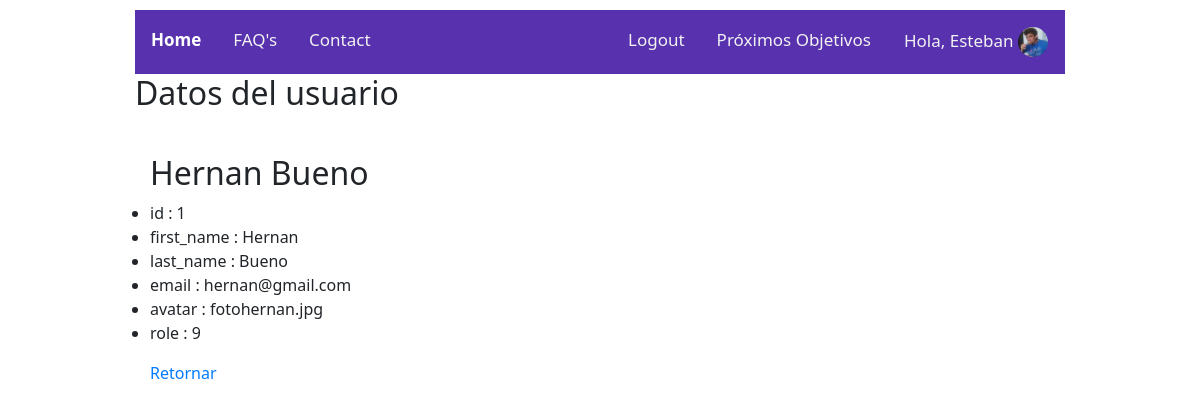
The app's page /mostrarUsuarioAdmin.php?id=1 (signed in) with its own data.
### tables this page shows
CREATE TABLE `users` (
  `id` int(10) unsigned NOT NULL AUTO_INCREMENT,
  `created_at` timestamp NULL DEFAULT NULL,
  `updated_at` timestamp NULL DEFAULT NULL,
  `first_name` varchar(100) NOT NULL,
  `last_name` varchar(100) NOT NULL,
  `gender` varchar(1) NOT NULL,
  `age` int(2) DEFAULT NULL,
  `weight` float(3,1) DEFAULT NULL,
  `height` int(3) DEFAULT NULL,
  `email` varchar(50) NOT NULL,
  `password` varchar(200) NOT NULL,
  `avatar` varchar(50) NOT NULL,
  `role` int(1) DEFAULT 1,
  PRIMARY KEY (`id`)
);

### clases/Query.php (called while the page is built, shortened)
<?php
class Query {
    static public function mostrarUsuario($pdo,$tabla,$idUsuario) {
        $sql = "SELECT $tabla.id, $tabla.first_name, $tabla.last_name, $tabla.email, $tabla.avatar, $tabla.role FROM $tabla WHERE $tabla.id = '$idUsuario'";
        $query = $pdo->prepare($sql);
        $query->execute();
        $usuarioEncontrado=$query->fetchAll(PDO::FETCH_ASSOC);
        return $usuarioEncontrado;
    }
}
?>

### mostrarUsuarioAdmin.php (the view, shortened to what this page needs)
<?php
  require_once("autoload.php");
  $id_usuario=$_GET["id"];
  $usuarioSeleccionado = Query::mostrarUsuario($pdo,'users',$id_usuario)
?>
<!DOCTYPE html>
<?php include("head.php");?>
  <div class="container">
    <?php include("header.php");?>
      <div>
        <h2> Datos del usuario </h2>
        <br>
      </div>
      <body>
        <div class="container">
          <?php foreach ($usuarioSeleccionado as $key => $value):?>
            <h2><?= $value["first_name"]." ".$value["last_name"] ;?></h2>
          <?php endforeach;?>
          <ul>
          <?php foreach ($usuarioSeleccionado as $index => $attributes) : ?>
            <?php foreach($attributes as $key => $value): ?>
              <li><?= $key." : ".$value ?> </li>
            <?php endforeach;?>
          <?php endforeach;?>
          </ul>
          <a href="listadoUsuariosAdmin.php">Retornar</a>
        </div>
    </body>
</html>

### css/styles.css (style rules this page uses)
* { box-sizing: border-box; margin: 0 auto; padding: 0; }
body { font-family: 'Segoe UI', Tahoma, Geneva, Verdana, sans-serif; }
.container { width: 960px; position: relative; top: 10px; }

### records on screen
users: first_name "Hernan", last_name "Bueno", key "id", id "1", key "first_name", key "last_name", key "email", email "hernan@gmail.com", key "avatar", avatar "fotohernan.jpg", key "role", role "9"

### other values on screen
$_SESSION["nombre"] "Esteban"
